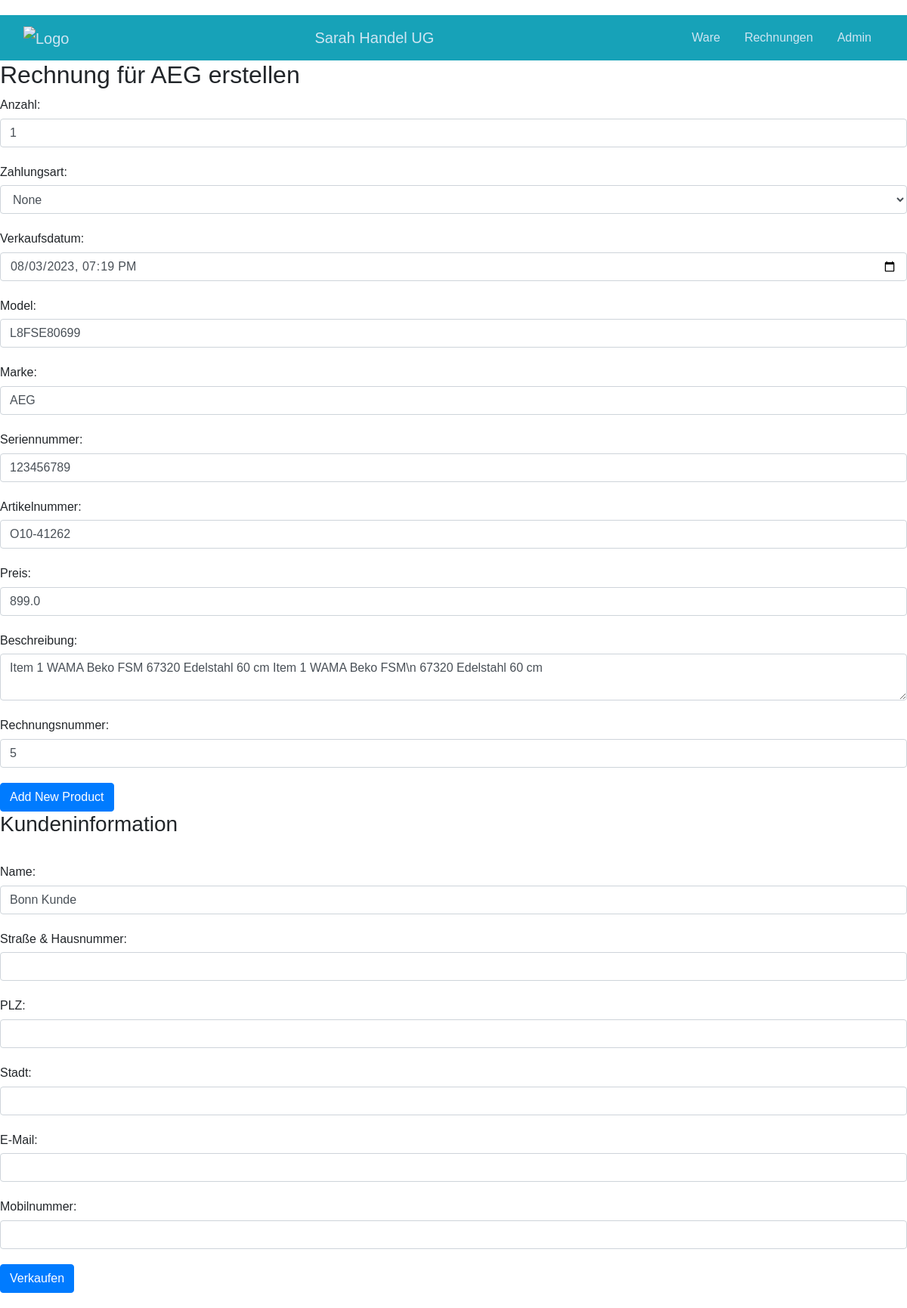
Before: /verkauf/8/waschmaschine/ (signed in) with the older database file.
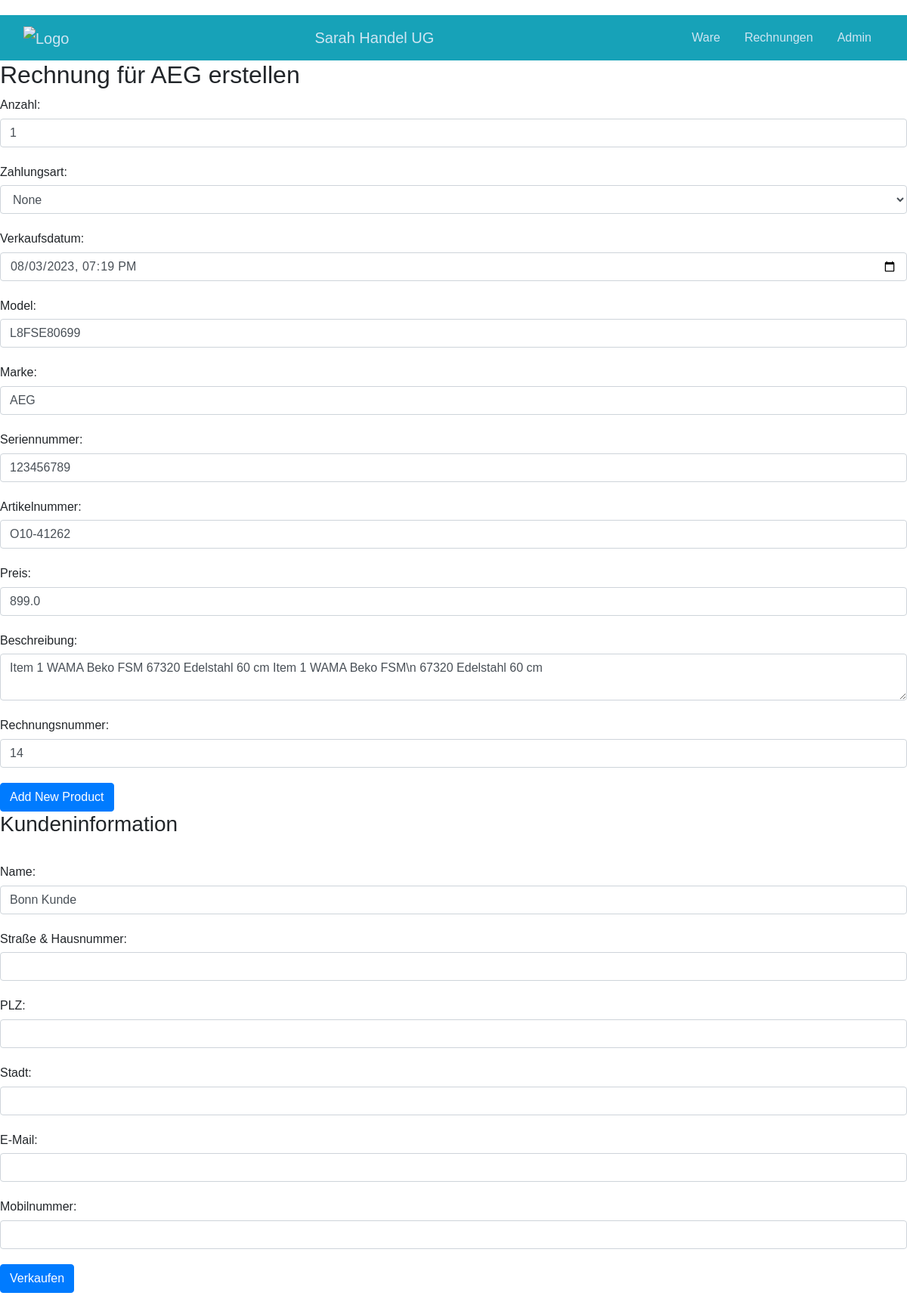
After: the same page with the newer database file.
### inventory/models.py (models this page shows)
class BasicInformation(models.Model):
    marke = models.CharField(max_length=50)
    model = models.CharField(max_length=100,unique=True)
    anzahl = models.IntegerField(default=1)
    artikel_nr = models.CharField(max_length=200, null=True, blank=True)
    einkaufsdatum = models.DateField(null=True, blank=True)
    preis = models.FloatField(null=True, blank=True)
    energie = models.CharField(max_length=10, null=True, blank=True)
    bestellungsnummer = models.IntegerField(null=True, blank=True)
    serial_number = models.CharField(max_length=200, null=True, blank=True)
    farbe = models.CharField(max_length=50, null=True, blank=True)
    Beschreibung = models.TextField(max_length=5000, null=True, blank=True)
    note = models.TextField(max_length=1000, null=True, blank=True)

### inventory/views.py (the view, shortened to what this page needs)
# urls.py: path('verkauf/<int:id>/<str:type>/', verkauf, name='verkauf'),
@login_required
def verkauf(request, id, type):
    type_maschine = None
    if type == 'geraete':
        type_maschine = get_object_or_404(Gerät, pk=id)
    elif type == 'waschmaschine':
        type_maschine = get_object_or_404(Waschmaschine, pk=id)
    elif type == 'kuehlschrank':
        type_maschine = get_object_or_404(Kuehlschrank, pk=id)
    elif type == 'spuelmaschine':
        type_maschine = get_object_or_404(Spuelmaschine, pk=id)
    elif type == 'herdset':
        type_maschine = get_object_or_404(Herdset, pk=id)
    elif type == 'herdplatte':
        type_maschine = get_object_or_404(Herdplatte, pk=id)
    elif type == 'standherd':
        type_maschine = get_object_or_404(Standherd, pk=id)
    elif type == 'trockner':
        type_maschine = get_object_or_404(Trockner, pk=id)
    elif type == 'abzughaube':
        type_maschine = get_object_or_404(Abzughaube, pk=id)
    elif type == 'sonst':
        type_maschine = get_object_or_404(Sonst, pk=id)
    rechnungs_nr = Verkauf.objects.aggregate(Max('rechnungs_nr'))['rechnungs_nr__max']  #todo send a list and check in html if value is unique
    all_waschmaschinen= json.dumps(list(Waschmaschine.objects.all().values()),cls=DjangoJSONEncoder)
    all_kuelschrank = json.dumps(list(Kuehlschrank.objects.all().values()), cls=DjangoJSONEncoder)
    all_spuelmaschinen = json.dumps(list(Spuelmaschine.objects.all().values()), cls=DjangoJSONEncoder)
    all_herdset = json.dumps(list(Herdset.objects.all().values()), cls=DjangoJSONEncoder)
    all_herdplatte = json.dumps(list(Herdplatte.objects.all().values()), cls=DjangoJSONEncoder)
    all_standherd = json.dumps(list(Standherd.objects.all().values()), cls=DjangoJSONEncoder)
    all_trockner = json.dumps(list(Trockner.objects.all().values()), cls=DjangoJSONEncoder)
    all_abzughaube = json.dumps(list(Abzughaube.objects.all().values()), cls=DjangoJSONEncoder)
    all_sonst = json.dumps(list(Sonst.objects.all().values()), cls=DjangoJSONEncoder)
    if not rechnungs_nr:
        rechnungs_nr = 0
    context = {
        'gerät': type_maschine,
        'rechnungsNr': int(rechnungs_nr)+1,
        'all_waschmaschinen':all_waschmaschinen,
        'all_kuelschrank':all_kuelschrank,
        'all_spuelmaschinen':all_spuelmaschinen,
        'all_herdset': all_herdset,
        'all_herdplatte': all_herdplatte,
        'all_standherd': all_standherd,
        'all_trockner': all_trockner,
        'all_abzughaube': all_abzughaube,
        'all_sonst': all_sonst,
    }
    return render(request, 'verkauf.html', context)

### inventory/templates/verkauf.html (shortened to what the changed rows need)
{% extends 'base.html' %}
{% block content %}
  <h2>Rechnung für {{ gerät.marke }} erstellen</h2>
  <form method="post">
    <div class="form-group">
      <label for="anzahl">Anzahl:</label>
      <input type="number" id="anzahl" name="anzahl" value="1" min="1" max="{{ gerät.anzahl }}" class="form-control">
    </div>
    <div class="form-group">
    </div>
    <div class="form-group">
    </div>
    {% if gerät.model %}
      <div class="form-group">
        <label for="model">Model:</label>
        <input type="text" id="model" name="model" value="{{ gerät.model }}" class="form-control">
      </div>
    {% else %}
      <div class="form-group">
        <label for="model">Model:</label>
        <input type="text" id="model" name="model" class="form-control">
      </div>
    {% endif %}
    {% if gerät.marke %}
      <div class="form-group">
        <label for="marke">Marke:</label>
        <input type="text" id="marke" name="marke" value="{{ gerät.marke }}" class="form-control">
      </div>
    {% else %}
      <div class="form-group">
        <label for="marke">Marke:</label>
        <input type="text" id="marke" name="marke" class="form-control">
      </div>
    {% endif %}
    {% if gerät.serial_number %}
      <div class="form-group">
        <label for="seriennummer">Seriennummer:</label>
        <input type="text" id="seriennummer" name="seriennummer" value="{{ gerät.serial_number }}" class="form-control">
      </div>
    {% else %}
      <div class="form-group">
        <label for="seriennummer">Seriennummer:</label>
        <input type="text" id="seriennummer" name="seriennummer" class="form-control">
      </div>
    {% endif %}
    {% if gerät.artikel_nr %}
      <div class="form-group">
        <label for="artikelnummer">Artikelnummer:</label>
        <input type="text" id="artikelnummer" name="artikelnummer" value="{{ gerät.artikel_nr }}" class="form-control">
      </div>
    {% else %}
      <div class="form-group">
        <label for="artikelnummer">Artikelnummer:</label>
        <input type="text" id="artikelnummer" name="artikelnummer" class="form-control">
      </div>
    {% endif %}
    {% if gerät.preis %}
      <div class="form-group">
        <label for="preis">Preis:</label>
        <input type="number" step="0.01" id="preis" name="preis" class="form-control" value="{{ gerät.preis }}" required>
      </div>
    {% else %}
      <div class="form-group">
        <label for="preis">Preis:</label>
        <input type="number" step="0.01" id="preis" name="preis" class="form-control">
      </div>
    {% endif %}
    {% if gerät.Beschreibung %}
      <div class="form-group">
        <label for="beschreibung">Beschreibung:</label>
        <textarea id="beschreibung" name="beschreibung" class="form-control"  required>{{ gerät.Beschreibung }}</textarea>
      </div>
    {% endif %}
    <div class="form-group">
      <label for="rechnungs_nr">Rechnungsnummer:</label>
      <input type="number" id="rechnungs_nr" name="rechnungs_nr" class="form-control" value="{{ rechnungsNr }}">
    </div>
    <button id="addProductBtn" type="button" class="btn btn-primary">Add New Product</button>
    <h3>Kundeninformation</h3>
    <br>
    <div class="form-group">
    </div>
    <div class="form-group">
    </div>
    <div class="form-group">
    </div>
    <div class="form-group">
    </div>
    <div class="form-group">
    </div>
    <div class="form-group">
    </div>
    <input type="submit" value="Verkaufen" class="btn btn-primary">
  </form>
{% endblock %}

Changed rows visible on the page:
changed BasicInformation "AEG": anzahl (not shown) → "1"
Other visible differences:
form field rechnungs_nr: "5" → "14"
form field anzahl: "1" → (not shown)
